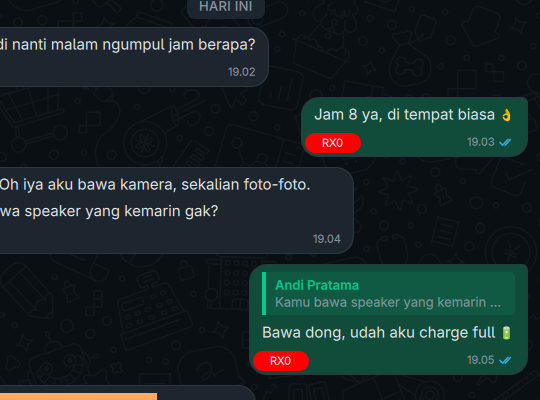
#> input picture rxBC_crop.png, 540 x 400 px
$ python layout-diff.py ../rxBC_crop.png ../rxBC_crop.png out.png 5
#> lines starting #> are read from the running program, lines starting #| are printed output that depends on the picture
#!/usr/bin/env python3
# Cross-engine LAYOUT diff (Chrome vs Qt). A raw perceptual scalar (DSSIM/RMSE)
# is useless here: the two engines rasterise text with different anti-aliasing,
# so any text region reads as ~0.18 DSSIM even when the layout is pixel-identical
# — the font-AA noise swamps real regressions.
#
# Per cross-engine visual-testing practice, this compares STRUCTURE not pixels:
# grayscale -> Gaussian blur (collapses sub-pixel hinting/AA into the same
# low-frequency signal) -> coarse block grid -> per-block mean difference. A
# wrong position / wrong size / missing element / wrong colour survives the blur;
# font smoothing does not. Output: a 0..1 layout-diff score (lower = closer) and
# a block heatmap of WHERE the structure differs.
#
#   tools/layout-diff.py A.png B.png [out-heatmap.png] [grid_cols]
import sys
import numpy as np
from PIL import Image, ImageFilter

A, B = sys.argv[1], sys.argv[2]
OUT = sys.argv[3] if len(sys.argv) > 3 else "/tmp/layout-heat.png"
COLS = int(sys.argv[4]) if len(sys.argv) > 4 else 55   # block columns; rows scaled to aspect


def prep(path, w, h):
    im = Image.open(path).convert("L").resize((w, h))
    im = im.filter(ImageFilter.GaussianBlur(radius=2.5))   # kill font AA, keep layout
    return np.asarray(im, dtype=np.float32)


# normalise both to A's size
aw, ah = Image.open(A).size
#> aw = 540; ah = 400
rows = max(1, round(COLS * ah / aw))
#> rows = 4
# work at a coarse block resolution (downsample = the AA-ignoring step)
ga = prep(A, COLS, rows)
#> ga = [[32, 33, 33, 33, 34], [33, 33, 34, 34, 35], [33, 34, 35, 36, 37], [33, 34, 36, 37, 38]]
gb = prep(B, COLS, rows)
#> gb has the same summary as ga

diff = np.abs(ga - gb)                       # per-block mean-intensity difference
#> diff = [[0, 0, 0, 0, 0], [0, 0, 0, 0, 0], [0, 0, 0, 0, 0], [0, 0, 0, 0, 0]]
score = float(diff.mean() / 255.0)           # 0 = identical layout, higher = more drift
#> score = 0
worst = np.unravel_index(np.argsort(diff, axis=None)[-5:], diff.shape)
#> worst = ([0, 0, 0, 3, 3], [3, 2, 1, 3, 4])

print(f"layout-diff score : {score:.4f}   (0=identical structure; font-AA-immune)")
#| layout-diff score : 0.0000   (0=identical structure; font-AA-immune)
print(f"blocks            : {COLS}x{rows}   max-block-delta={diff.max()/255.0:.3f}")
#| blocks            : 5x4   max-block-delta=0.000
# report the worst-differing block bands (as fractions of the image) to localise drift
ys, xs = worst
#> ys = [0, 0, 0, 3, 3]; xs = [3, 2, 1, 3, 4]
print("worst blocks (x%,y%):", ", ".join(
    f"({int(100*x/COLS)},{int(100*y/rows)})" for y, x in sorted(zip(ys, xs))))
#| worst blocks (x%,y%): (20,0), (40,0), (60,0), (60,75), (80,75)

# heatmap: red where blocks differ, upscaled back to A's size, over a dim B
heat = (diff / max(1e-6, diff.max()) * 255).astype(np.uint8)
#> heat has the same summary as diff
heat_img = Image.fromarray(heat).resize((aw, ah), Image.NEAREST)
#> heat_img: PIL image 540x400 L; every value is 0
red = Image.merge("RGB", (heat_img,
                          Image.new("L", (aw, ah), 0),
                          Image.new("L", (aw, ah), 0)))
#> red: PIL image 540x400 RGB; every value is 0
base = Image.open(B).convert("RGB").resize((aw, ah))
Image.blend(base, red, 0.5).save(OUT)
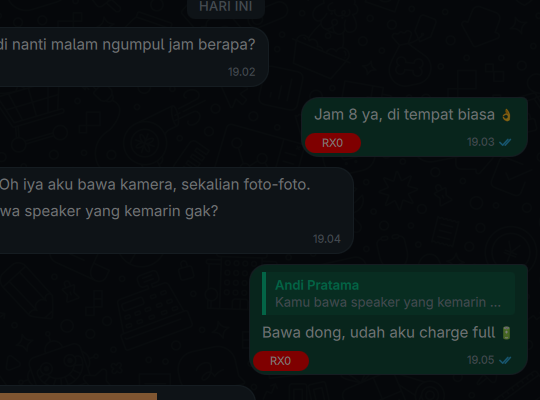
#> saved as out.png: PIL image 540x400 RGB; mean R, G, B 12, 18.8, 19.4
print(f"heatmap           : {OUT}")
